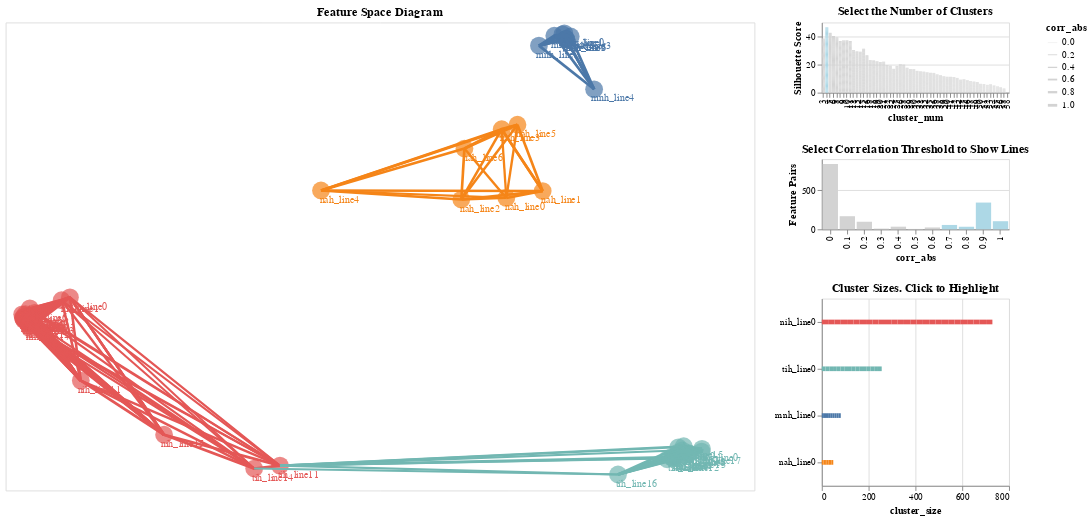

The code cell stored with this chart in its notebook:
### Code cell
import numpy as np
import pandas as pd
from scipy.spatial.distance import pdist, squareform

from sklearn import datasets
from sklearn.decomposition import PCA
from sklearn.cluster import FeatureAgglomeration
from sklearn.preprocessing import StandardScaler
from sklearn.impute import SimpleImputer
from sklearn.metrics import silhouette_score

# vis
import altair as alt
alt.renderers.enable("default")
alt.data_transformers.disable_max_rows()

# import data
# from https://archive.ics.uci.edu/ml/datasets/Breast+Cancer+Wisconsin+(Diagnostic)
breast_cancer_dataset = datasets.load_breast_cancer()
breast_cancer_df = pd.DataFrame(breast_cancer_dataset.data, columns = breast_cancer_dataset.feature_names)
breast_cancer_df["diagnosis"] = breast_cancer_dataset["target"]

# function to generate FSD
def feature_space_diagram(data, target_name = None):
    df = data.copy()
    corr = np.round(df.corr(),2)
    if target_name is not None:
        target_corr = np.abs(corr.rename({target_name:"target_corr"}, axis=1)["target_corr"])
        df = df.drop(target_name, axis=1)
        corr = corr.drop(target_name, axis=1).drop(target_name, axis=0)
        
    sidebar_width = 200
    sidebar_component_height = 75

    #compute PCA and store as X,Y coordinates for each feature
    pca = PCA(n_components = 2)
    pca.fit(np.abs(corr))
    pca_coords = pd.DataFrame.from_dict(
        dict(
            zip(
                list(df.columns),
                pca.transform(np.abs(corr)).tolist()
            )
        ),
        orient="index"
    ).reset_index().rename({0:"X", 1:"Y", "index":"feature"}, axis=1)

    #get feature clusters
    scaler = StandardScaler()
    feature_distances = squareform(pdist(scaler.fit_transform(df).T, "euclidean"))
    silhouette_scores = []
    cluster_range = range(3,df.shape[1])

    for n_cluster in cluster_range:
        corr_clusters = FeatureAgglomeration(n_clusters = n_cluster, affinity = "precomputed", linkage = "average").fit(feature_distances)
        silhouette_scores = silhouette_scores\
        + [
            {
                "cluster_num": n_cluster,
                "silhouette_score": silhouette_score(feature_distances, corr_clusters.labels_, metric = "precomputed"),
                "feature": list(df.columns)[i],
                "cluster": label 
            }
            for i, label in enumerate(corr_clusters.labels_)
        ]

    cluster_label_df = pd.DataFrame(silhouette_scores)
    cluster_label_df["cluster_size"] = cluster_label_df.groupby(["cluster_num", "cluster"])["feature"].transform("count")
    cluster_label_df["key"] = cluster_label_df["cluster_num"].astype(str).str.cat(cluster_label_df["feature"].astype(str), sep=":")

    cluster_label_df["cluster"] = cluster_label_df.groupby(["cluster_num","cluster"])["feature"].transform("first")

    default_cluster_num = cluster_label_df.groupby("cluster_num")["silhouette_score"].max().idxmax()

    # set correlation with target, if using, which determines circle size
    if target_name is not None:
        pca_coords = pca_coords.join(
            target_corr
        ).reset_index()
    else:
        pca_coords = pca_coords.reset_index()
        pca_coords["target_corr"] = 1

    # get dataset for lines between features (if they have higher correlation than corr_threshold)
    corr_lines = corr.reset_index(drop=False).rename({"index":"feature"}, axis=1)\
        .melt(id_vars = ["feature"], var_name = "feature_2", value_name = "corr")\
        .query("feature > feature_2")

    corr_lines["corr_abs"] = np.abs(corr_lines["corr"])
    corr_selector_data = corr_lines.copy()
    corr_selector_data["corr_abs"] = np.floor((corr_selector_data["corr_abs"]*10))/10
    corr_selector_data = corr_selector_data.groupby("corr_abs").size().reset_index().rename({0:"Count"}, axis = 1)
    corr_lines_1 = pd.merge(
        corr_lines, 
        pca_coords.loc[:,["feature", "X", "Y"]], 
        on = "feature"
    )
    corr_lines_2 = pd.merge(
        corr_lines, 
        pca_coords.set_index("feature").loc[:,["X", "Y"]],
        left_on = "feature_2", right_index = True
    )
    corr_lines = corr_lines_1.append(corr_lines_2)
    corr_lines["key"] = corr_lines["feature"] + corr_lines["feature_2"]

    corr_line_selector = alt.selection_single(fields = ["corr_abs"], init = {"corr_abs":0.7})
    cluster_num_selector = alt.selection_single(fields = ["cluster_num"], init = {"cluster_num":default_cluster_num})
    cluster_selection = alt.selection_single(fields=["cluster"])

    base = alt.layer().encode(
        x = alt.X("X", axis=None),
        y = alt.Y("Y", axis=None),
        color = alt.condition(
            cluster_selection,
            alt.Color("cluster:N", legend = None),
            alt.value("lightgray")
        )
    )

    base += alt.Chart(pca_coords).mark_circle().encode(
        size = alt.Size("target_corr:Q", scale=alt.Scale(domain = [0,1]), legend=None)
    ).transform_calculate(
        key = cluster_num_selector.cluster_num + ":" + alt.datum.feature
    ).transform_lookup(
        lookup='key',
        from_=alt.LookupData(data=cluster_label_df, key='key',
                             fields=['cluster_size', 'cluster'])            
    ).add_selection(
        cluster_num_selector
    )

    base += alt.Chart(pca_coords).mark_text(dx=20, dy = 10).encode(
        text = "feature",
    ).transform_calculate(
        key = cluster_num_selector.cluster_num + ":" + alt.datum.feature
    ).transform_lookup(
        lookup='key',
        from_=alt.LookupData(data=cluster_label_df, key='key',
                             fields=['cluster_size', 'cluster'])            
    )

    base += alt.Chart(corr_lines).mark_line().encode(
        detail = "key",
        strokeWidth = alt.StrokeWidth("corr_abs", scale = alt.Scale(domain = [0,1], range = [.3,3]))
    ).transform_filter(
        alt.datum.corr_abs >= corr_line_selector.corr_abs
    ).transform_calculate(
        key = cluster_num_selector.cluster_num + ":" + alt.datum.feature
    ).transform_lookup(
        lookup='key',
        from_=alt.LookupData(data=cluster_label_df, key='key',
                             fields=['cluster_size', 'cluster'])            
    )

    base = base.properties(
        width = 800, 
        height = 500,
        title = "Feature Space Diagram"
    ).interactive()

    num_cluster_picker = alt.Chart(cluster_label_df).mark_bar().encode(
        y = alt.Y("silhouette_score", title = "Silhouette Score"),
        x = "cluster_num:O",
        color = alt.condition(
            cluster_num_selector, 
            alt.value("lightblue"), 
            alt.value("lightgray")
        )            
    ).add_selection(
        cluster_num_selector
    ).properties(
        width = sidebar_width,
        height = sidebar_component_height,
        title = "Select the Number of Clusters"
    )

    corr_threshold_picker = alt.Chart(corr_selector_data).mark_bar().encode(
        x = "corr_abs:O",
        y = alt.Y("Count", axis = alt.Axis(labelAngle = 0, title = "Feature Pairs")),
        color = alt.condition(
            alt.datum.corr_abs >= corr_line_selector.corr_abs, 
            alt.value("lightblue"), 
            alt.value("lightgray")
        )
    ).add_selection(
        corr_line_selector
    ).properties(
        width = sidebar_width,
        height = sidebar_component_height,
        title = "Select Correlation Threshold to Show Lines"
    )

    cluster_bar_chart = alt.Chart(cluster_label_df).mark_bar(size=5).encode(
        y = alt.Y(
            "cluster:N", 
            sort = alt.EncodingSortField(field = "cluster_size", order="descending"),
            title = None #  "Clusters"
        ),
        x = "cluster_size",
        color = alt.Color("cluster:N", legend=None),
    ).add_selection(
        cluster_selection
    ).transform_filter(
        (alt.datum.cluster_num >= cluster_num_selector.cluster_num) & (alt.datum.cluster_num <= cluster_num_selector.cluster_num)
    ).properties(
        width = sidebar_width,
        height = 200,
        title = "Cluster Sizes. Click to Highlight"
    )        

    return (base) | (num_cluster_picker & corr_threshold_picker & cluster_bar_chart)

# call function and render chart
feature_space_diagram(df_main)

### Figure 1 — Vega-Lite specification as saved in the notebook (floating-point values rounded to 4 significant figures; data arrays with more than 128 entries replaced by an {"elided": "..."} marker saying what was removed)
{"config": {"view": {"continuousWidth": 400, "continuousHeight": 300}}, "hconcat": [{"layer": [{"mark": "circle", "encoding": {"size": {"type": "quantitative", "field": "target_corr", "legend": null, "scale": {"domain": [0, 1]}}}, "selection": {"selector025": {"type": "single", "fields": ["cluster_num"], "init": {"cluster_num": 4.0}}, "selector027": {"type": "interval", "bind": "scales", "encodings": ["x", "y"]}}, "transform": [{"calculate": "((selector025.cluster_num + ':') + datum.feature)", "as": "key"}, {"lookup": "key", "from": {"data": {"name": "data-52a6b2eb4cc1710186dc39135fbd0b87"}, "key": "key", "fields": ["cluster_size", "cluster"]}}]}, {"mark": {"type": "text", "dx": 20, "dy": 10}, "encoding": {"text": {"type": "nominal", "field": "feature"}}, "transform": [{"calculate": "((selector025.cluster_num + ':') + datum.feature)", "as": "key"}, {"lookup": "key", "from": {"data": {"name": "data-52a6b2eb4cc1710186dc39135fbd0b87"}, "key": "key", "fields": ["cluster_size", "cluster"]}}]}, {"data": {"name": "data-2ff914ed2613b5959c827e7ed792ca1b"}, "mark": "line", "encoding": {"detail": {"type": "nominal", "field": "key"}, "strokeWidth": {"type": "quantitative", "field": "corr_abs", "scale": {"domain": [0, 1], "range": [0.3, 3]}}}, "transform": [{"filter": "(datum.corr_abs >= selector024.corr_abs)"}, {"calculate": "((selector025.cluster_num + ':') + datum.feature)", "as": "key"}, {"lookup": "key", "from": {"data": {"name": "data-52a6b2eb4cc1710186dc39135fbd0b87"}, "key": "key", "fields": ["cluster_size", "cluster"]}}]}], "data": {"name": "data-7b5fa466216cfaa0c72b755fd6ffd2f1"}, "encoding": {"color": {"condition": {"type": "nominal", "field": "cluster", "legend": null, "selection": "selector026"}, "value": "lightgray"}, "x": {"type": "quantitative", "axis": null, "field": "X"}, "y": {"type": "quantitative", "axis": null, "field": "Y"}}, "height": 500, "title": "Feature Space Diagram", "width": 800}, {"vconcat": [{"data": {"name": "data-52a6b2eb4cc1710186dc39135fbd0b87"}, "mark": "bar", "encoding": {"color": {"condition": {"value": "lightblue", "selection": "selector025"}, "value": "lightgray"}, "x": {"type": "ordinal", "field": "cluster_num"}, "y": {"type": "quantitative", "field": "silhouette_score", "title": "Silhouette Score"}}, "height": 75, "selection": {"selector025": {"type": "single", "fields": ["cluster_num"], "init": {"cluster_num": 4.0}}}, "title": "Select the Number of Clusters", "width": 200}, {"data": {"name": "data-41c50836b46ed71cdd79cb6033cecb2c"}, "mark": "bar", "encoding": {"color": {"condition": {"value": "lightblue", "test": "(datum.corr_abs >= selector024.corr_abs)"}, "value": "lightgray"}, "x": {"type": "ordinal", "field": "corr_abs"}, "y": {"type": "quantitative", "axis": {"labelAngle": 0, "title": "Feature Pairs"}, "field": "Count"}}, "height": 75, "selection": {"selector024": {"type": "single", "fields": ["corr_abs"], "init": {"corr_abs": 0.7}}}, "title": "Select Correlation Threshold to Show Lines", "width": 200}, {"data": {"name": "data-52a6b2eb4cc1710186dc39135fbd0b87"}, "mark": {"type": "bar", "size": 5}, "encoding": {"color": {"type": "nominal", "field": "cluster", "legend": null}, "x": {"type": "quantitative", "field": "cluster_size"}, "y": {"type": "nominal", "field": "cluster", "sort": {"field": "cluster_size", "order": "descending"}, "title": null}}, "height": 200, "selection": {"selector026": {"type": "single", "fields": ["cluster"]}}, "title": "Cluster Sizes. Click to Highlight", "transform": [{"filter": "((datum.cluster_num >= selector025.cluster_num) && (datum.cluster_num <= selector025.cluster_num))"}], "width": 200}]}], "$schema": "https://vega.github.io/schema/vega-lite/v4.8.1.json", "datasets": {"data-7b5fa466216cfaa0c72b755fd6ffd2f1": [{"index": 0, "feature": "nih_line0", "X": -2.442, "Y": 0.06329, "target_corr": 1}, {"index": 1, "feature": "nih_line1", "X": -2.514, "Y": 0.03232, "target_corr": 1}, {"index": 2, "feature": "nih_line2", "X": -2.849, "Y": -0.1576, "target_corr": 1}, {"index": 3, "feature": "nih_line3", "X": -2.829, "Y": -0.1169, "target_corr": 1}, {"index": 4, "feature": "nih_line4", "X": -2.824, "Y": -0.1707, "target_corr": 1}, {"index": 5, "feature": "nih_line5", "X": -2.808, "Y": -0.201, "target_corr": 1}, {"index": 6, "feature": "nih_line6", "X": -2.79, "Y": -0.05475, "target_corr": 1}, {"index": 7, "feature": "nih_line7", "X": -2.8, "Y": -0.1388, "target_corr": 1}, {"index": 8, "feature": "nih_line8", "X": -2.799, "Y": -0.1323, "target_corr": 1}, {"index": 9, "feature": "nih_line9", "X": -2.845, "Y": -0.1651, "target_corr": 1}, {"index": 10, "feature": "nih_line10", "X": -2.829, "Y": -0.1438, "target_corr": 1}, {"index": 11, "feature": "nih_line11", "X": -2.347, "Y": -0.8264, "target_corr": 1}, {"index": 12, "feature": "nih_line12", "X": -2.796, "Y": -0.2441, "target_corr": 1}, {"index": 13, "feature": "nih_line13", "X": -2.753, "Y": -0.2009, "target_corr": 1}, {"index": 14, "feature": "nih_line14", "X": -2.817, "Y": -0.1817, "target_corr": 1}, {"index": 15, "feature": "nih_line15", "X": -1.624, "Y": -1.405, "target_corr": 1}, {"index": 16, "feature": "nih_line16", "X": -2.847, "Y": -0.1501, "target_corr": 1}, {"index": 17, "feature": "nih_line17", "X": -2.791, "Y": -0.2653, "target_corr": 1}, {"index": 18, "feature": "nih_line18", "X": -2.825, "Y": -0.1804, "target_corr": 1}, {"index": 19, "feature": "nih_line19", "X": -2.82, "Y": -0.1961, "target_corr": 1}, {"index": 20, "feature": "nih_line20", "X": -2.856, "Y": -0.1178, "target_corr": 1}, {"index": 21, "feature": "nih_line21", "X": -2.747, "Y": -0.1025, "target_corr": 1}, {"index": 22, "feature": "nih_line22", "X": -2.829, "Y": -0.1747, "target_corr": 1}, {"index": 23, "feature": "nih_line23", "X": -2.827, "Y": -0.1721, "target_corr": 1}, {"index": 24, "feature": "nih_line24", "X": -2.841, "Y": -0.1776, "target_corr": 1}, {"index": 25, "feature": "tih_line0", "X": 3.045, "Y": -1.555, "target_corr": 1}, {"index": 26, "feature": "tih_line1", "X": 2.782, "Y": -1.641, "target_corr": 1}, {"index": 27, "feature": "tih_line2", "X": 2.874, "Y": -1.571, "target_corr": 1}, {"index": 28, "feature": "tih_line3", "X": 2.93, "Y": -1.602, "target_corr": 1}, {"index": 29, "feature": "tih_line4", "X": 2.743, "Y": -1.667, "target_corr": 1}, {"index": 30, "feature": "tih_line5", "X": 2.793, "Y": -1.652, "target_corr": 1}, {"index": 31, "feature": "tih_line6", "X": 2.932, "Y": -1.607, "target_corr": 1}, {"index": 32, "feature": "tih_line7", "X": 2.79, "Y": -1.654, "target_corr": 1}, {"index": 33, "feature": "tih_line8", "X": 2.812, "Y": -1.639, "target_corr": 1}, {"index": 34, "feature": "tih_line9", "X": 2.839, "Y": -1.539, "target_corr": 1}, {"index": 35, "feature": "tih_line10", "X": 2.841, "Y": -1.592, "target_corr": 1}, {"index": 36, "feature": "tih_line11", "X": -0.6188, "Y": -1.735, "target_corr": 1}, {"index": 37, "feature": "tih_line12", "X": 2.852, "Y": -1.657, "target_corr": 1}, {"index": 38, "feature": "tih_line13", "X": 2.911, "Y": -1.631, "target_corr": 1}, {"index": 39, "feature": "tih_line14", "X": -0.8425, "Y": -1.766, "target_corr": 1}, {"index": 40, "feature": "tih_line15", "X": 2.886, "Y": -1.528, "target_corr": 1}, {"index": 41, "feature": "tih_line16", "X": 2.316, "Y": -1.829, "target_corr": 1}, {"index": 42, "feature": "tih_line17", "X": 3.042, "Y": -1.585, "target_corr": 1}, {"index": 43, "feature": "nah_line0", "X": 1.346, "Y": 1.125, "target_corr": 1}, {"index": 44, "feature": "nah_line1", "X": 1.662, "Y": 1.199, "target_corr": 1}, {"index": 45, "feature": "nah_line2", "X": 0.9554, "Y": 1.108, "target_corr": 1}, {"index": 46, "feature": "nah_line3", "X": 1.306, "Y": 1.86, "target_corr": 1}, {"index": 47, "feature": "nah_line4", "X": -0.2623, "Y": 1.205, "target_corr": 1}, {"index": 48, "feature": "nah_line5", "X": 1.443, "Y": 1.907, "target_corr": 1}, {"index": 49, "feature": "nah_line6", "X": 0.9829, "Y": 1.653, "target_corr": 1}, {"index": 50, "feature": "mnh_line0", "X": 1.85, "Y": 2.883, "target_corr": 1}, {"index": 51, "feature": "mnh_line1", "X": 1.834, "Y": 2.874, "target_corr": 1}, {"index": 52, "feature": "mnh_line2", "X": 1.63, "Y": 2.752, "target_corr": 1}, {"index": 53, "feature": "mnh_line3", "X": 1.905, "Y": 2.85, "target_corr": 1}, {"index": 54, "feature": "mnh_line4", "X": 2.109, "Y": 2.286, "target_corr": 1}, {"index": 55, "feature": "mnh_line5", "X": 1.865, "Y": 2.824, "target_corr": 1}, {"index": 56, "feature": "mnh_line6", "X": 1.865, "Y": 2.824, "target_corr": 1}, {"index": 57, "feature": "mnh_line7", "X": 1.865, "Y": 2.824, "target_corr": 1}, {"index": 58, "feature": "mnh_line8", "X": 1.763, "Y": 2.859, "target_corr": 1}], "data-52a6b2eb4cc1710186dc39135fbd0b87": {"elided": "3304 records"}, "data-2ff914ed2613b5959c827e7ed792ca1b": {"elided": "3422 records"}, "data-41c50836b46ed71cdd79cb6033cecb2c": [{"corr_abs": 0.0, "Count": 838}, {"corr_abs": 0.1, "Count": 168}, {"corr_abs": 0.2, "Count": 97}, {"corr_abs": 0.3, "Count": 9}, {"corr_abs": 0.4, "Count": 34}, {"corr_abs": 0.5, "Count": 5}, {"corr_abs": 0.6, "Count": 24}, {"corr_abs": 0.7, "Count": 56}, {"corr_abs": 0.8, "Count": 33}, {"corr_abs": 0.9, "Count": 343}, {"corr_abs": 1.0, "Count": 104}]}}
